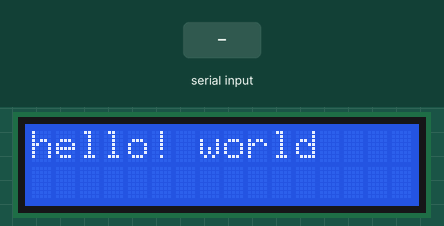
This sketch was run on a simulated Arduino Uno, built with avr-gcc and run on an emulated ATmega328P. On the bench: 16×2 character LCD. The test bench sets the inputs (shaded band).

Above: at 1.2 s.
1.3 s: "1" received over Serial
At 2.2 s:
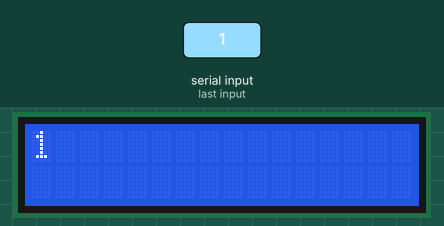
2.9 s: "0" received over Serial
At 3.4 s:
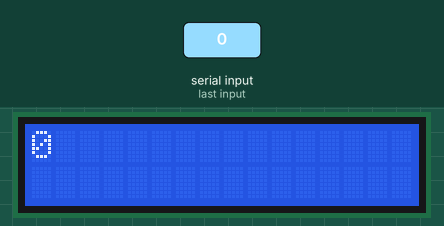
4.5 s: "2" received over Serial
At 5.8 s:
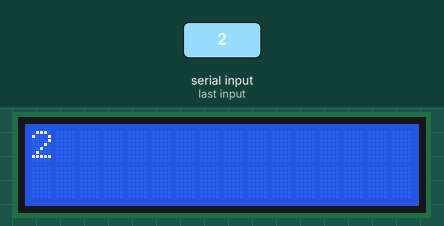
Timing chart, 0 to 7.5 s (numbered marks = the images above; inputs shaded):
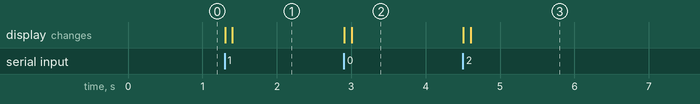

Measured:
- after the input at 1.3 s, the display: first changes at once (image 1 shows a later state)
- after the input at 2.9 s, the display: first changes at once (image 2 shows a later state)
- after the input at 4.5 s, the display: first changes at once (image 3 shows a later state)

The sketch:

lcd.ino
```cpp
#include <LiquidCrystal_I2C.h>

LiquidCrystal_I2C lcd(0x27, 16, 2);//시작 주소?와 lcd 크기 가로x세로(16x2)

void setup() {
  // put your setup code here, to run once:
  lcd.init();
  lcd.backlight();
  lcd.print("hello! world");
  Serial.begin(9600);
}

void loop() {
  // put your main code here, to run repeatedly:
  if(Serial.available()){
    lcd.clear();
    delay(100);
    while(Serial.available()>0)
      lcd.write(Serial.read());
  }
//  lcd.setCursor(0,1);//16x2
//  lcd.print("hello, hi!");
}
```
